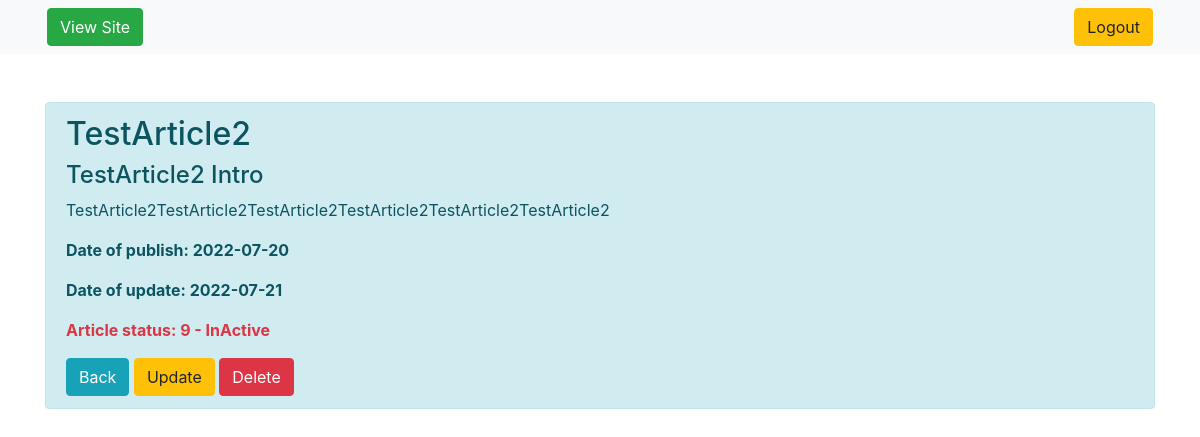
/admin/dashboard/article/2 (signed in), run on the app's committed database.
### models.py (models this page shows, shortened)
class Article(Base):
    __tablename__ = 'article'
    id = Column(Integer, primary_key=True, autoincrement=True)
    user_id = Column(Integer, ForeignKey('user.id'), nullable=False)
    title = Column(String(100), nullable=False)
    intro = Column(String(300), nullable=False)
    text = Column(Text, nullable=False)
    status = Column(Integer, ForeignKey('status.code'), nullable=False, default=1)
    dlm = Column(DateTime, default=OUR_TIME)
    creation_date = Column(DateTime, default=OUR_TIME)

### admin/admin.py (the view)
@admin.route('/dashboard/article/<int:id>', methods=['POST','GET'])
@login_required
def article(id):
    if id:
        _status = Status()
        specific_article = db.session.query(Article).get(id)
        status_code_name = str(specific_article.status) + ' - ' + _status.get_name(id=specific_article.status)
        return render_template('article.html', specific_article=specific_article,
                               status_code_name=status_code_name, id=id)
    else:
        return f'Post {id} does not exist'

### app.py (called while the page is built)
@login_manager.user_loader
def load_user(user_id):
    from users.models import User
    return db.session.query(User).get(int(user_id))

### models.py (called while the page is built)
    def get_name(self, id):
        if id:
            name = db.session.query(Status).filter_by(code=id).first()
            return name.name
        print('get_name(): ID is null')

### admin/templates/admin/article.html (shortened to what this page needs)
{% extends 'admbase.html' %}
{% block body %}
<div class="container mt-5">
           <div class="alert alert-info">
             <h2>{{ specific_article.title }}</h2>
             <h4>{{ specific_article.intro }}</h4>
             <p>{{ specific_article.text }}</p>
             {% if specific_article.dlm > specific_article.creation_date %}
                <p><strong>Date of publish: {{ specific_article.creation_date.date() }}</strong></p>
                <p><strong>Date of update: {{ specific_article.dlm.date() }}</strong></p>
             {% else %}
                <p><strong>Date of publish: {{ specific_article.creation_date.date() }}</strong></p>
             {% endif %}
             {% if specific_article.status == 2 %}
                <p class="text-success font-weight-bold">Article status: {{ status_code_name }}</p>
             {% else %}
                <p class="text-danger font-weight-bold">Article status: {{ status_code_name }}</p>
             {% endif %}
             <a href="/admin/dashboard" class="btn btn-info">Back</a>
            <a href="/admin/dashboard/article/{{ specific_article.id }}/update" class="btn btn-warning">Update</a>
            <a href="/admin/dashboard/article/{{ specific_article.id }}/delete" class="btn btn-danger">Delete</a>
           </div>
    </div>
{% endblock %}

### data on the page
Article: title "TestArticle2", intro "TestArticle2 Intro", text "TestArticle2TestArticle2TestArticle2TestArticle2TestArticle2TestArticle2", creation_date "2022-07-20", dlm "2022-07-21"

### other printed values
{{ status_code_name }} "9 - InActive"
